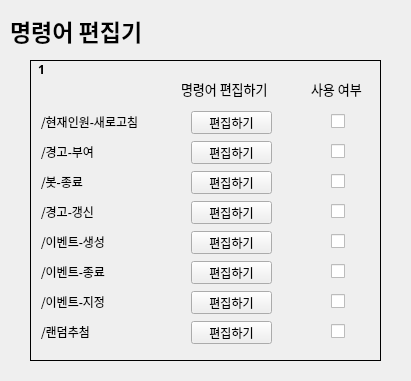
<?xml version="1.0" encoding="UTF-8"?>
<ui version="4.0">
 <class>MainWindow</class>
 <widget class="QMainWindow" name="MainWindow">
  <property name="geometry">
   <rect>
    <x>0</x>
    <y>0</y>
    <width>411</width>
    <height>381</height>
   </rect>
  </property>
  <property name="font">
   <font>
    <family>맑은 고딕</family>
   </font>
  </property>
  <property name="windowTitle">
   <string>명령어 목록</string>
  </property>
  <property name="dockOptions">
   <set>QMainWindow::AllowTabbedDocks|QMainWindow::AnimatedDocks</set>
  </property>
  <widget class="QWidget" name="centralwidget">
   <widget class="QLabel" name="label">
    <property name="geometry">
     <rect>
      <x>10</x>
      <y>10</y>
      <width>201</width>
      <height>41</height>
     </rect>
    </property>
    <property name="font">
     <font>
      <family>맑은 고딕</family>
      <pointsize>17</pointsize>
      <weight>75</weight>
      <bold>true</bold>
     </font>
    </property>
    <property name="text">
     <string>명령어 편집기</string>
    </property>
   </widget>
   <widget class="QStackedWidget" name="stackedWidget">
    <property name="geometry">
     <rect>
      <x>30</x>
      <y>60</y>
      <width>351</width>
      <height>301</height>
     </rect>
    </property>
    <property name="frameShape">
     <enum>QFrame::Box</enum>
    </property>
    <property name="currentIndex">
     <number>2</number>
    </property>
    <widget class="QWidget" name="page">
     <widget class="QLabel" name="label_7">
      <property name="geometry">
       <rect>
        <x>10</x>
        <y>140</y>
        <width>121</width>
        <height>21</height>
       </rect>
      </property>
      <property name="text">
       <string>/데이터-삭제</string>
      </property>
     </widget>
     <widget class="QPushButton" name="pushButton_5">
      <property name="geometry">
       <rect>
        <x>160</x>
        <y>170</y>
        <width>81</width>
        <height>23</height>
       </rect>
      </property>
      <property name="text">
       <string>편집하기</string>
      </property>
     </widget>
     <widget class="QPushButton" name="pushButton">
      <property name="geometry">
       <rect>
        <x>160</x>
        <y>50</y>
        <width>81</width>
        <height>23</height>
       </rect>
      </property>
      <property name="text">
       <string>편집하기</string>
      </property>
     </widget>
     <widget class="QLabel" name="label_9">
      <property name="geometry">
       <rect>
        <x>10</x>
        <y>200</y>
        <width>121</width>
        <height>21</height>
       </rect>
      </property>
      <property name="text">
       <string>/경험치-부여</string>
      </property>
     </widget>
     <widget class="QCheckBox" name="checkBox_4">
      <property name="geometry">
       <rect>
        <x>300</x>
        <y>140</y>
        <width>16</width>
        <height>21</height>
       </rect>
      </property>
      <property name="text">
       <string/>
      </property>
     </widget>
     <widget class="QLabel" name="label_8">
      <property name="geometry">
       <rect>
        <x>10</x>
        <y>170</y>
        <width>121</width>
        <height>21</height>
       </rect>
      </property>
      <property name="text">
       <string>/유저아이디-검색</string>
      </property>
     </widget>
     <widget class="QCheckBox" name="checkBox_2">
      <property name="geometry">
       <rect>
        <x>300</x>
        <y>80</y>
        <width>16</width>
        <height>21</height>
       </rect>
      </property>
      <property name="text">
       <string/>
      </property>
     </widget>
     <widget class="QLabel" name="label_5">
      <property name="geometry">
       <rect>
        <x>10</x>
        <y>80</y>
        <width>121</width>
        <height>21</height>
       </rect>
      </property>
      <property name="text">
       <string>/데이터베이스-검증</string>
      </property>
     </widget>
     <widget class="QLabel" name="label_11">
      <property name="geometry">
       <rect>
        <x>10</x>
        <y>260</y>
        <width>121</width>
        <height>21</height>
       </rect>
      </property>
      <property name="text">
       <string>/유저-경험치-조회</string>
      </property>
     </widget>
     <widget class="QLabel" name="label_3">
      <property name="geometry">
       <rect>
        <x>280</x>
        <y>20</y>
        <width>56</width>
        <height>16</height>
       </rect>
      </property>
      <property name="font">
       <font>
        <family>맑은 고딕</family>
        <pointsize>10</pointsize>
       </font>
      </property>
      <property name="text">
       <string>사용 여부</string>
      </property>
     </widget>
     <widget class="QPushButton" name="pushButton_3">
      <property name="geometry">
       <rect>
        <x>160</x>
        <y>110</y>
        <width>81</width>
        <height>23</height>
       </rect>
      </property>
      <property name="text">
       <string>편집하기</string>
      </property>
     </widget>
     <widget class="QPushButton" name="pushButton_8">
      <property name="geometry">
       <rect>
        <x>160</x>
        <y>260</y>
        <width>81</width>
        <height>23</height>
       </rect>
      </property>
      <property name="text">
       <string>편집하기</string>
      </property>
     </widget>
     <widget class="QCheckBox" name="checkBox">
      <property name="geometry">
       <rect>
        <x>300</x>
        <y>50</y>
        <width>16</width>
        <height>21</height>
       </rect>
      </property>
      <property name="text">
       <string/>
      </property>
     </widget>
     <widget class="QPushButton" name="pushButton_6">
      <property name="geometry">
       <rect>
        <x>160</x>
        <y>200</y>
        <width>81</width>
        <height>23</height>
       </rect>
      </property>
      <property name="text">
       <string>편집하기</string>
      </property>
     </widget>
     <widget class="QCheckBox" name="checkBox_8">
      <property name="geometry">
       <rect>
        <x>300</x>
        <y>260</y>
        <width>16</width>
        <height>21</height>
       </rect>
      </property>
      <property name="text">
       <string/>
      </property>
     </widget>
     <widget class="QLabel" name="label_4">
      <property name="geometry">
       <rect>
        <x>10</x>
        <y>50</y>
        <width>121</width>
        <height>21</height>
       </rect>
      </property>
      <property name="text">
       <string>/데이터베이스-갱신</string>
      </property>
     </widget>
     <widget class="QCheckBox" name="checkBox_3">
      <property name="geometry">
       <rect>
        <x>300</x>
        <y>110</y>
        <width>16</width>
        <height>21</height>
       </rect>
      </property>
      <property name="text">
       <string/>
      </property>
     </widget>
     <widget class="QCheckBox" name="checkBox_7">
      <property name="geometry">
       <rect>
        <x>300</x>
        <y>230</y>
        <width>16</width>
        <height>21</height>
       </rect>
      </property>
      <property name="text">
       <string/>
      </property>
     </widget>
     <widget class="QCheckBox" name="checkBox_6">
      <property name="geometry">
       <rect>
        <x>300</x>
        <y>200</y>
        <width>16</width>
        <height>21</height>
       </rect>
      </property>
      <property name="text">
       <string/>
      </property>
     </widget>
     <widget class="QLabel" name="label_2">
      <property name="geometry">
       <rect>
        <x>150</x>
        <y>20</y>
        <width>101</width>
        <height>16</height>
       </rect>
      </property>
      <property name="font">
       <font>
        <family>맑은 고딕</family>
        <pointsize>10</pointsize>
       </font>
      </property>
      <property name="text">
       <string>명령어 편집하기</string>
      </property>
     </widget>
     <widget class="QLabel" name="label_10">
      <property name="geometry">
       <rect>
        <x>10</x>
        <y>230</y>
        <width>121</width>
        <height>21</height>
       </rect>
      </property>
      <property name="text">
       <string>/경험치-삭제</string>
      </property>
     </widget>
     <widget class="QPushButton" name="pushButton_4">
      <property name="geometry">
       <rect>
        <x>160</x>
        <y>140</y>
        <width>81</width>
        <height>23</height>
       </rect>
      </property>
      <property name="text">
       <string>편집하기</string>
      </property>
     </widget>
     <widget class="QPushButton" name="pushButton_7">
      <property name="geometry">
       <rect>
        <x>160</x>
        <y>230</y>
        <width>81</width>
        <height>23</height>
       </rect>
      </property>
      <property name="text">
       <string>편집하기</string>
      </property>
     </widget>
     <widget class="QPushButton" name="pushButton_2">
      <property name="geometry">
       <rect>
        <x>160</x>
        <y>80</y>
        <width>81</width>
        <height>23</height>
       </rect>
      </property>
      <property name="text">
       <string>편집하기</string>
      </property>
     </widget>
     <widget class="QLabel" name="label_6">
      <property name="geometry">
       <rect>
        <x>10</x>
        <y>110</y>
        <width>121</width>
        <height>21</height>
       </rect>
      </property>
      <property name="text">
       <string>/데이터-추가</string>
      </property>
     </widget>
     <widget class="QCheckBox" name="checkBox_5">
      <property name="geometry">
       <rect>
        <x>300</x>
        <y>170</y>
        <width>16</width>
        <height>21</height>
       </rect>
      </property>
      <property name="text">
       <string/>
      </property>
     </widget>
     <widget class="QLabel" name="label_23">
      <property name="geometry">
       <rect>
        <x>0</x>
        <y>0</y>
        <width>21</width>
        <height>16</height>
       </rect>
      </property>
      <property name="font">
       <font>
        <family>맑은 고딕</family>
        <weight>75</weight>
        <bold>true</bold>
       </font>
      </property>
      <property name="text">
       <string>2</string>
      </property>
      <property name="alignment">
       <set>Qt::AlignCenter</set>
      </property>
     </widget>
    </widget>
    <widget class="QWidget" name="page_3">
     <widget class="QPushButton" name="pushButton_17">
      <property name="geometry">
       <rect>
        <x>160</x>
        <y>50</y>
        <width>81</width>
        <height>23</height>
       </rect>
      </property>
      <property name="text">
       <string>편집하기</string>
      </property>
     </widget>
     <widget class="QPushButton" name="pushButton_20">
      <property name="geometry">
       <rect>
        <x>160</x>
        <y>170</y>
        <width>81</width>
        <height>23</height>
       </rect>
      </property>
      <property name="text">
       <string>편집하기</string>
      </property>
     </widget>
     <widget class="QLabel" name="label_24">
      <property name="geometry">
       <rect>
        <x>10</x>
        <y>170</y>
        <width>121</width>
        <height>21</height>
       </rect>
      </property>
      <property name="text">
       <string>/초대정보-추가</string>
      </property>
     </widget>
     <widget class="QLabel" name="label_25">
      <property name="geometry">
       <rect>
        <x>10</x>
        <y>140</y>
        <width>121</width>
        <height>21</height>
       </rect>
      </property>
      <property name="text">
       <string>/진급하기</string>
      </property>
     </widget>
     <widget class="QLabel" name="label_26">
      <property name="geometry">
       <rect>
        <x>10</x>
        <y>110</y>
        <width>121</width>
        <height>21</height>
       </rect>
      </property>
      <property name="text">
       <string>/출석-체크</string>
      </property>
     </widget>
     <widget class="QCheckBox" name="checkBox_18">
      <property name="geometry">
       <rect>
        <x>300</x>
        <y>170</y>
        <width>16</width>
        <height>21</height>
       </rect>
      </property>
      <property name="text">
       <string/>
      </property>
     </widget>
     <widget class="QPushButton" name="pushButton_21">
      <property name="geometry">
       <rect>
        <x>160</x>
        <y>110</y>
        <width>81</width>
        <height>23</height>
       </rect>
      </property>
      <property name="text">
       <string>편집하기</string>
      </property>
     </widget>
     <widget class="QCheckBox" name="checkBox_20">
      <property name="geometry">
       <rect>
        <x>300</x>
        <y>80</y>
        <width>16</width>
        <height>21</height>
       </rect>
      </property>
      <property name="text">
       <string/>
      </property>
     </widget>
     <widget class="QCheckBox" name="checkBox_21">
      <property name="geometry">
       <rect>
        <x>300</x>
        <y>140</y>
        <width>16</width>
        <height>21</height>
       </rect>
      </property>
      <property name="text">
       <string/>
      </property>
     </widget>
     <widget class="QLabel" name="label_28">
      <property name="geometry">
       <rect>
        <x>150</x>
        <y>20</y>
        <width>101</width>
        <height>16</height>
       </rect>
      </property>
      <property name="font">
       <font>
        <family>맑은 고딕</family>
        <pointsize>10</pointsize>
       </font>
      </property>
      <property name="text">
       <string>명령어 편집하기</string>
      </property>
     </widget>
     <widget class="QPushButton" name="pushButton_23">
      <property name="geometry">
       <rect>
        <x>160</x>
        <y>140</y>
        <width>81</width>
        <height>23</height>
       </rect>
      </property>
      <property name="text">
       <string>편집하기</string>
      </property>
     </widget>
     <widget class="QLabel" name="label_29">
      <property name="geometry">
       <rect>
        <x>10</x>
        <y>80</y>
        <width>121</width>
        <height>21</height>
       </rect>
      </property>
      <property name="text">
       <string>/경험치-도박</string>
      </property>
     </widget>
     <widget class="QPushButton" name="pushButton_24">
      <property name="geometry">
       <rect>
        <x>160</x>
        <y>80</y>
        <width>81</width>
        <height>23</height>
       </rect>
      </property>
      <property name="text">
       <string>편집하기</string>
      </property>
     </widget>
     <widget class="QLabel" name="label_32">
      <property name="geometry">
       <rect>
        <x>0</x>
        <y>0</y>
        <width>21</width>
        <height>16</height>
       </rect>
      </property>
      <property name="font">
       <font>
        <family>맑은 고딕</family>
        <weight>75</weight>
        <bold>true</bold>
       </font>
      </property>
      <property name="text">
       <string>3</string>
      </property>
      <property name="alignment">
       <set>Qt::AlignCenter</set>
      </property>
     </widget>
     <widget class="QLabel" name="label_33">
      <property name="geometry">
       <rect>
        <x>280</x>
        <y>20</y>
        <width>56</width>
        <height>16</height>
       </rect>
      </property>
      <property name="font">
       <font>
        <family>맑은 고딕</family>
        <pointsize>10</pointsize>
       </font>
      </property>
      <property name="text">
       <string>사용 여부</string>
      </property>
     </widget>
     <widget class="QCheckBox" name="checkBox_23">
      <property name="geometry">
       <rect>
        <x>300</x>
        <y>50</y>
        <width>16</width>
        <height>21</height>
       </rect>
      </property>
      <property name="text">
       <string/>
      </property>
     </widget>
     <widget class="QCheckBox" name="checkBox_24">
      <property name="geometry">
       <rect>
        <x>300</x>
        <y>110</y>
        <width>16</width>
        <height>21</height>
       </rect>
      </property>
      <property name="text">
       <string/>
      </property>
     </widget>
     <widget class="QLabel" name="label_34">
      <property name="geometry">
       <rect>
        <x>10</x>
        <y>50</y>
        <width>121</width>
        <height>21</height>
       </rect>
      </property>
      <property name="text">
       <string>/경험치-조회</string>
      </property>
     </widget>
    </widget>
    <widget class="QWidget" name="page_2">
     <widget class="QLabel" name="label_12">
      <property name="geometry">
       <rect>
        <x>10</x>
        <y>140</y>
        <width>121</width>
        <height>21</height>
       </rect>
      </property>
      <property name="text">
       <string>/경고-갱신</string>
      </property>
     </widget>
     <widget class="QPushButton" name="pushButton_9">
      <property name="geometry">
       <rect>
        <x>160</x>
        <y>170</y>
        <width>81</width>
        <height>23</height>
       </rect>
      </property>
      <property name="text">
       <string>편집하기</string>
      </property>
     </widget>
     <widget class="QPushButton" name="pushButton_10">
      <property name="geometry">
       <rect>
        <x>160</x>
        <y>50</y>
        <width>81</width>
        <height>23</height>
       </rect>
      </property>
      <property name="text">
       <string>편집하기</string>
      </property>
     </widget>
     <widget class="QLabel" name="label_13">
      <property name="geometry">
       <rect>
        <x>10</x>
        <y>200</y>
        <width>121</width>
        <height>21</height>
       </rect>
      </property>
      <property name="text">
       <string>/이벤트-종료</string>
      </property>
     </widget>
     <widget class="QCheckBox" name="checkBox_9">
      <property name="geometry">
       <rect>
        <x>300</x>
        <y>140</y>
        <width>16</width>
        <height>21</height>
       </rect>
      </property>
      <property name="text">
       <string/>
      </property>
     </widget>
     <widget class="QLabel" name="label_14">
      <property name="geometry">
       <rect>
        <x>10</x>
        <y>170</y>
        <width>121</width>
        <height>21</height>
       </rect>
      </property>
      <property name="text">
       <string>/이벤트-생성</string>
      </property>
     </widget>
     <widget class="QCheckBox" name="checkBox_10">
      <property name="geometry">
       <rect>
        <x>300</x>
        <y>80</y>
        <width>16</width>
        <height>21</height>
       </rect>
      </property>
      <property name="text">
       <string/>
      </property>
     </widget>
     <widget class="QLabel" name="label_15">
      <property name="geometry">
       <rect>
        <x>10</x>
        <y>80</y>
        <width>121</width>
        <height>21</height>
       </rect>
      </property>
      <property name="text">
       <string>/경고-부여</string>
      </property>
     </widget>
     <widget class="QLabel" name="label_16">
      <property name="geometry">
       <rect>
        <x>10</x>
        <y>260</y>
        <width>121</width>
        <height>21</height>
       </rect>
      </property>
      <property name="text">
       <string>/랜덤추첨</string>
      </property>
     </widget>
     <widget class="QLabel" name="label_17">
      <property name="geometry">
       <rect>
        <x>280</x>
        <y>20</y>
        <width>56</width>
        <height>16</height>
       </rect>
      </property>
      <property name="font">
       <font>
        <family>맑은 고딕</family>
        <pointsize>10</pointsize>
       </font>
      </property>
      <property name="text">
       <string>사용 여부</string>
      </property>
     </widget>
     <widget class="QPushButton" name="pushButton_11">
      <property name="geometry">
       <rect>
        <x>160</x>
        <y>110</y>
        <width>81</width>
        <height>23</height>
       </rect>
      </property>
      <property name="text">
       <string>편집하기</string>
      </property>
     </widget>
     <widget class="QPushButton" name="pushButton_12">
      <property name="geometry">
       <rect>
        <x>160</x>
        <y>260</y>
        <width>81</width>
        <height>23</height>
       </rect>
      </property>
      <property name="text">
       <string>편집하기</string>
      </property>
     </widget>
     <widget class="QCheckBox" name="checkBox_11">
      <property name="geometry">
       <rect>
        <x>300</x>
        <y>50</y>
        <width>16</width>
        <height>21</height>
       </rect>
      </property>
      <property name="text">
       <string/>
      </property>
     </widget>
     <widget class="QPushButton" name="pushButton_13">
      <property name="geometry">
       <rect>
        <x>160</x>
        <y>200</y>
        <width>81</width>
        <height>23</height>
       </rect>
      </property>
      <property name="text">
       <string>편집하기</string>
      </property>
     </widget>
     <widget class="QCheckBox" name="checkBox_12">
      <property name="geometry">
       <rect>
        <x>300</x>
        <y>260</y>
        <width>16</width>
        <height>21</height>
       </rect>
      </property>
      <property name="text">
       <string/>
      </property>
     </widget>
     <widget class="QLabel" name="label_18">
      <property name="geometry">
       <rect>
        <x>10</x>
        <y>50</y>
        <width>121</width>
        <height>21</height>
       </rect>
      </property>
      <property name="text">
       <string>/현재인원-새로고침</string>
      </property>
     </widget>
     <widget class="QCheckBox" name="checkBox_13">
      <property name="geometry">
       <rect>
        <x>300</x>
        <y>110</y>
        <width>16</width>
        <height>21</height>
       </rect>
      </property>
      <property name="text">
       <string/>
      </property>
     </widget>
     <widget class="QCheckBox" name="checkBox_14">
      <property name="geometry">
       <rect>
        <x>300</x>
        <y>230</y>
        <width>16</width>
        <height>21</height>
       </rect>
      </property>
      <property name="text">
       <string/>
      </property>
     </widget>
     <widget class="QCheckBox" name="checkBox_15">
      <property name="geometry">
       <rect>
        <x>300</x>
        <y>200</y>
        <width>16</width>
        <height>21</height>
       </rect>
      </property>
      <property name="text">
       <string/>
      </property>
     </widget>
     <widget class="QLabel" name="label_19">
      <property name="geometry">
       <rect>
        <x>150</x>
        <y>20</y>
        <width>101</width>
        <height>16</height>
       </rect>
      </property>
      <property name="font">
       <font>
        <family>맑은 고딕</family>
        <pointsize>10</pointsize>
       </font>
      </property>
      <property name="text">
       <string>명령어 편집하기</string>
      </property>
     </widget>
     <widget class="QLabel" name="label_20">
      <property name="geometry">
       <rect>
        <x>10</x>
        <y>230</y>
        <width>121</width>
        <height>21</height>
       </rect>
      </property>
      <property name="text">
       <string>/이벤트-지정</string>
      </property>
     </widget>
     <widget class="QPushButton" name="pushButton_14">
      <property name="geometry">
       <rect>
        <x>160</x>
        <y>140</y>
        <width>81</width>
        <height>23</height>
       </rect>
      </property>
      <property name="text">
       <string>편집하기</string>
      </property>
     </widget>
     <widget class="QPushButton" name="pushButton_15">
      <property name="geometry">
       <rect>
        <x>160</x>
        <y>230</y>
        <width>81</width>
        <height>23</height>
       </rect>
      </property>
      <property name="text">
       <string>편집하기</string>
      </property>
     </widget>
     <widget class="QPushButton" name="pushButton_16">
      <property name="geometry">
       <rect>
        <x>160</x>
        <y>80</y>
        <width>81</width>
        <height>23</height>
       </rect>
      </property>
      <property name="text">
       <string>편집하기</string>
      </property>
     </widget>
     <widget class="QLabel" name="label_21">
      <property name="geometry">
       <rect>
        <x>10</x>
        <y>110</y>
        <width>121</width>
        <height>21</height>
       </rect>
      </property>
      <property name="text">
       <string>/봇-종료</string>
      </property>
     </widget>
     <widget class="QCheckBox" name="checkBox_16">
      <property name="geometry">
       <rect>
        <x>300</x>
        <y>170</y>
        <width>16</width>
        <height>21</height>
       </rect>
      </property>
      <property name="text">
       <string/>
      </property>
     </widget>
     <widget class="QLabel" name="label_22">
      <property name="geometry">
       <rect>
        <x>0</x>
        <y>0</y>
        <width>21</width>
        <height>16</height>
       </rect>
      </property>
      <property name="font">
       <font>
        <family>맑은 고딕</family>
        <weight>75</weight>
        <bold>true</bold>
       </font>
      </property>
      <property name="text">
       <string>1</string>
      </property>
      <property name="alignment">
       <set>Qt::AlignCenter</set>
      </property>
     </widget>
    </widget>
   </widget>
  </widget>
 </widget>
 <resources/>
 <connections/>
</ui>
